Frame 1 (no input): blank canvas, image omitted
Frame 60 (no input): blank canvas, image omitted
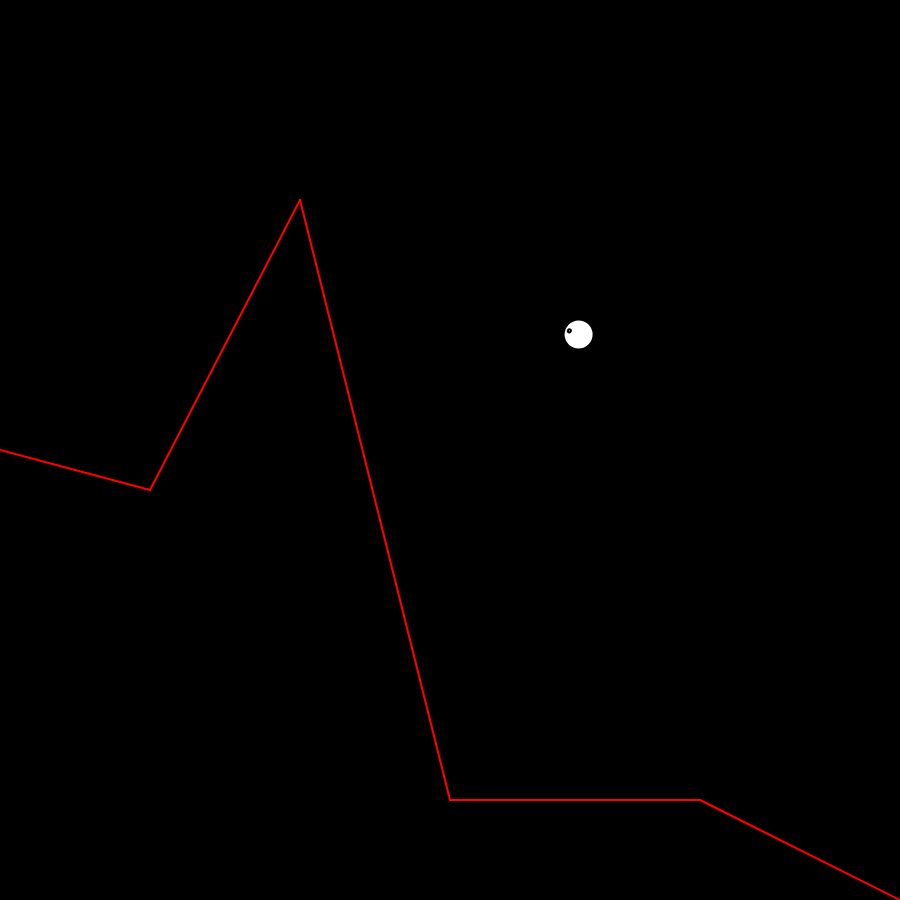
Frame 120 (the mouse pressed at the canvas centre since frame 60)

The p5.js sketch whose frames 1 and 60 were blank and that drew this single picture after the mouse press (run headless with seeded random() and noise() and a simulated clock; from frame 60 on, the mouse is pressed at the canvas centre):

// p5.js sketch
// ── sketch.js
let points = [
	[0, 450],
	[150, 490],
	[300, 200],
	[450, 800],
	[700, 800],
	[900, 900]
];
let scaleFac = 0.001;
let verticalVelLimit = 4;
let horizontalVelLimit = 2;
let startingX = 600,
	startingY = 200,
	rocketR = 30;

let landingX = 600,
	landingY = 800;

let games = [];
let reachedTarget = false;
let populationSize = 1000;
let turns = 0;
let mutationRate = 0.1;
let bestGame = 0;
let stopEver = false;
let gens = 0;

function setup() {
	frameRate(60);
	createCanvas(900, 900);
	background(0);
	angleMode(DEGREES);
	for (let i = 0; i < populationSize; i++) {
		games.push(new Game(startingX, startingY, rocketR, points));
		games[i].createMoveList();
	}
}


function draw() {
	if (!reachedTarget && !stopEver) {
		ellipse(15, 15, 15, 15);
		simulatePopulation();
		createNewPopn();
	}
	if (stopEver) {
		background(0);
		bestGame.simulateOneTurn();
		bestGame.drawGame();
	}
	turns++;
}

function mousePressed() {
	stopEver = !stopEver;
	bestGame.dead = false;
	bestGame.rocket = new Rocket(startingX, startingY, rocketR);
	bestGame.turns = 0;
}
// ── GA.js
function simulatePopulation() {
    for (let i = 0; i < populationSize; i++) {
        games[i].simulateTillEnd();
    }
}

function createNewPopn() {
    readyScore();
    let newGames = [];
    for (let i = 0; i < games.length; i++) {
        let tmp1 = games[pickOne()];
        let tmp2 = games[pickOne()];
        let tmpGame = new Game(startingX, startingY, rocketR, points);
        for (let j = 0; j < tmp1.movesToDo.length; j++) {
            if (Math.random() < 0.5) {
                tmpGame.movesToDo.push(tmp1.movesToDo[j]);
            } else {
                tmpGame.movesToDo.push(tmp2.movesToDo[j]);
            }
        }
        tmpGame.mutate(mutationRate);
        newGames.push(tmpGame);
    }
    games = newGames;
    gens++;
}


function readyScore() {
    let sum = 0;
    let bestScore = -Infinity;
    for (let i = 0; i < games.length; i++) {
        games[i].score -= Math.abs(games[i].rocket.vel.x);
        games[i].score -= Math.abs(games[i].rocket.vel.y);
        games[i].score -= Math.abs(games[i].rocket.dir);
        if (Math.abs(games[i].rocket.vel.y) > 3) {
            games[i].score -= 50;
        }
        if (Math.abs(games[i].rocket.vel.x) > 2) {
            games[i].score -= 50;
        }
        if (Math.abs(games[i].rocket.dir) > 15) {
            games[i].score -= 100;
        }
        sum += games[i].score;
        if (games[i].score > bestScore) {
            bestScore = games[i].score;
            bestGame = games[i];
        }
    }
    for (let i = 0; i < games.length; i++) {
        games[i].score /= sum;
    }
}

function pickOne() {
    let index = 0;
    let r = random(1);
    while (r > 0) {
        r -= games[index].score;
        if (index >= populationSize - 1) {
            break;
        }
        index++;
    }
    index--;
    return index;
}
// ── game.js
class Game {
    reachedLanding = false;
    dead = false;
    turns = 0;
    score = 0;
    constructor(rocketX, rocketY, rocketR, terrainPoints) {
        this.fuel = 200;
        this.rocket = new Rocket(rocketX, rocketY, rocketR);
        this.terrain = new Terrain(terrainPoints);
        this.movesToDo = [];
    }

    drawGame() {
        this.terrain.drawTerrain();
        this.rocket.drawRocket();
    }

    createMoveList() {
        let thrustRange = 5;
        let firstForce = Math.floor(Math.random() * thrustRange);
        let firstAngle = Math.floor(Math.random() * 180) - 90;
        this.movesToDo.push([firstAngle, firstForce]);
        for (let i = 1; i < this.fuel; i++) {
            let curForce = this.movesToDo[i - 1][1] + Math.floor(Math.random() * 2) - 1;
            let curAngle = this.movesToDo[i - 1][1] + Math.floor(Math.random() * 3) - 1.5;

            if (curForce > 4) {
                curForce = 4;
            } else if (curForce < 0) {
                curForce = 0;
            }

            if (curAngle > 90) {
                curAngle = 90;
            } else if (curAngle < -90) {
                curAngle = -90;
            }

            this.movesToDo.push([curAngle, curForce]);
        }
    }

    checkDeath() {
        return this.terrain.collisionDetection(this.rocket.pos.x, this.rocket.pos.y, this.rocket.r, this.rocket.vel.x, this.rocket.vel.y, this.rocket.dir);
    }

    simulateOneTurn() {
        if (!this.dead && !this.reachedLanding && this.turns < this.movesToDo.length) {
            let deathVar = this.checkDeath();
            let angle = this.movesToDo[this.turns][0];
            let force = this.movesToDo[this.turns][1];
            if (!deathVar) {
                this.rocket.applyForce(force, angle);
                this.rocket.moveRocket();
            } else if (deathVar == 'HEHE') {
                this.reachedLanding = true;
                console.error("NOICE!!");
            } else {
                this.dead = true;
            }
            this.turns++;
        }
    }

    simulateTillEnd() {
        while (!this.dead && !this.reachedLanding) {
            let deathVar = this.checkDeath();
            let angle = this.movesToDo[this.turns][0];
            let force = this.movesToDo[this.turns][1];
            if (!deathVar) {
                this.fuel -= force;
                this.rocket.applyForce(force, angle);
                this.rocket.moveRocket();
                this.score++;
            } else if (deathVar == 'HEHE') {
                this.reachedLanding = true;
                reachedTarget = true;
                this.score += 100;
            } else {
                this.dead = true;
                //console.error(":SOB:")
                //this.score -= 50;
            }
            this.turns++;
        }
    }

    mutate(MR) {
        for (let i = 0; i < this.movesToDo.length; i++) {
            if (Math.random() < MR) {
                let curForce = this.movesToDo[i][1] + Math.floor(Math.random() * 4) - 2;
                let curAngle = this.movesToDo[i][0] + Math.floor(Math.random() * 10) - 5;
                if (curForce > 4) {
                    curForce = 4;
                } else if (curForce < 0) {
                    curForce = 0;
                }

                if (curAngle > 90) {
                    curAngle = 90;
                } else if (curAngle < -90) {
                    curAngle = -90;
                }
                this.movesToDo[i][0] = curAngle;
                this.movesToDo[i][1] = curForce;
            }
        }
    }
}
// ── rocket.js
class Rocket {
  vel = new Vector(0, 0);
  acc = new Vector(0, 0);
  gravity = new Vector(0, 3.711 * scaleFac);
  dir = 0;
  angleRotateLimit = 15;
  thurstPower = 3.72 * scaleFac / 4;
  thurst = new Vector(0, 0);

  constructor(x, y, r) {
    this.pos = new Vector(x, y);
    this.r = r;
  }

  drawRocket() {
    fill(255);
    stroke(0);
    push();
    translate(this.pos.x, this.pos.y);
    rotate(this.dir);
    ellipse(0, 0, this.r, this.r);
    ellipse(0, -10, 3, 3);
    pop();
  }

  moveRocket() {
    this.acc = Vector.add(this.acc, this.gravity);
    this.acc = Vector.add(this.acc, this.thurst);
    this.vel = Vector.add(this.vel, this.acc);
    this.pos = Vector.add(this.pos, this.vel);
  }

  applyForce(force, angle) {
    let thurstToApply = force;
    let angleToRotate = angle - this.dir;

    if (force > 4) {
      thurstToApply = 4;
    } else if (force < 0) {
      thurstToApply = 0;
    }

    if (angleToRotate > this.angleRotateLimit) {
      angleToRotate = this.angleRotateLimit;
    } else if (angleToRotate < -this.angleRotateLimit) {
      angleToRotate = -this.angleRotateLimit;
    }

    this.dir += angleToRotate;

    if (this.dir > 90) {
      this.dir = 90;
    } else if (this.dir < -90) {
      this.dir = -90;
    }
    this.thurst.x = thurstToApply * this.thurstPower * Math.sin(this.dir * Math.PI / 180);
    this.thurst.y = -thurstToApply * this.thurstPower * Math.cos(this.dir * Math.PI / 180);
  }
}
// ── terrain.js
class Terrain {
  constructor(points) {
    this.points = points;
  }

  drawTerrain() {
    stroke(255, 0, 0);
    strokeWeight(2);
    for (let i = 0; i < this.points.length - 1; i++) {
      line(this.points[i][0], this.points[i][1], this.points[i + 1][0], this.points[i + 1][1]);
    }
  }

  collisionDetection(rocketX, rocketY, rocketR, rocketVX, rocketVY, rocketAngle) {
    if (rocketX + rocketR / 2 >= width) {
      return true;
    } else if (rocketX - rocketR / 2 <= 0) {
      return true;
    } else if (rocketY - rocketR / 2 <= 0) {
      return true;
    } else if (rocketY - rocketR / 2 >= height) {
      return true;
    }
    for (let i = 0; i < this.points.length - 1; i++) {
      let x1 = points[i][0];
      let y1 = points[i][1];
      let x2 = points[i + 1][0];
      let y2 = points[i + 1][1];
      let mPerp = 0;
      if (x2 - x1 != 0) {
        mPerp = (y2 - y1) / (x2 - x1);
      } else {
        mPerp = 0;
      }
      let c = y1 - (mPerp * x1);
      let perpDist = Math.abs((mPerp * rocketX - rocketY + c) / (Math.sqrt(Math.pow(mPerp, 2) + Math.pow(1, 2))));
      if (perpDist <= (rocketR / 2) && (rocketX >= x1 - rocketR) && (rocketX <= x2 + rocketR)) {
        if (y2 - y1 != 0) {
          return true;
        } else if (Math.abs(rocketVX) <= horizontalVelLimit && Math.abs(rocketVY) <= verticalVelLimit && rocketAngle == 0) {
          return "HEHE";
        } else {
          return true;
        }
      }
    }
    return false;
  }
}


class Vector {
  constructor(x, y) {
    this.x = x;
    this.y = y;
    this.dir = Math.atan2(this.x, this.y);
  }

  static add(vec1, vec2) {
    return new Vector(vec1.x + vec2.x, vec1.y + vec2.y);
  }

  scale(f) {
    return new Vector(this.x * f, this.y * f);
  }
}
